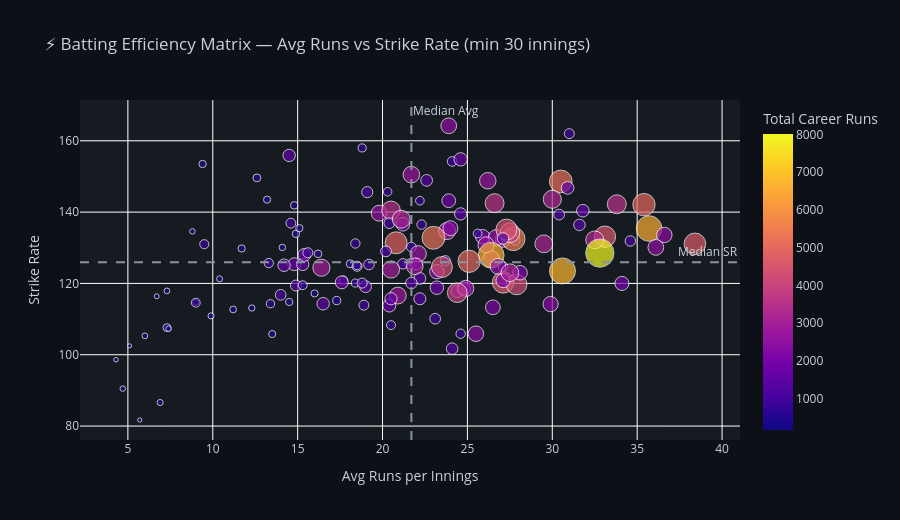

Write notebook code for a chart like this one.
### Code cell
# ═══════════════════════════════════════════════════════════════
# BUSINESS QUESTION 5: Player Efficiency — Hidden Value Players
# ═══════════════════════════════════════════════════════════════

# Batting: Strike Rate vs Total Runs (bubble = consistency = matches played)
batsmen = (
    deliveries[deliveries["batsman_runs"] >= 0]
    .groupby("batter")
    .agg(
        total_runs=("batsman_runs", "sum"),
        balls_faced=("batsman_runs", "count"),
        innings=("match_id", "nunique")
    )
    .reset_index()
)
batsmen["strike_rate"] = (batsmen["total_runs"] / batsmen["balls_faced"] * 100).round(1)
batsmen["avg_runs_per_innings"] = (batsmen["total_runs"] / batsmen["innings"]).round(1)

# Filter: min 30 innings for meaningful stats
batsmen_filtered = batsmen[batsmen["innings"] >= 30].copy()

fig = px.scatter(
    batsmen_filtered,
    x="avg_runs_per_innings", y="strike_rate",
    size="total_runs", color="total_runs",
    hover_name="batter",
    color_continuous_scale="Plasma",
    title="⚡ Batting Efficiency Matrix — Avg Runs vs Strike Rate (min 30 innings)",
    labels={
        "avg_runs_per_innings": "Avg Runs per Innings",
        "strike_rate": "Strike Rate",
        "total_runs": "Total Career Runs"
    }
)
# Add quadrant lines
fig.add_hline(y=batsmen_filtered["strike_rate"].median(), line_dash="dash",
              line_color="#8b949e", annotation_text="Median SR")
fig.add_vline(x=batsmen_filtered["avg_runs_per_innings"].median(), line_dash="dash",
              line_color="#8b949e", annotation_text="Median Avg")
fig.update_layout(
    plot_bgcolor="#161b22", paper_bgcolor="#0d1117",
    font_color="#c9d1d9", height=520
)
fig.write_html("../assets/q5_batting_efficiency.html")
fig.show()

print("\n📌 INSIGHT: Top-right quadrant = elite impact players (high avg + high SR).")
print("   Bottom-right = anchor batters. Top-left = aggressive but inconsistent.")

### Figure 1 — Plotly figure (JSON) as saved in the notebook; plotly's stock layout.template omitted (floating-point values rounded to 4 significant figures; data arrays with more than 128 entries replaced by an {"elided": "..."} marker saying what was removed)
{"data": [{"hovertemplate": "<b>%{hovertext}</b><br><br>Avg Runs per Innings=%{x}<br>Strike Rate=%{y}<br>Total Career Runs=%{marker.color}<extra></extra>", "hovertext": {"elided": "148 str values"}, "legendgroup": "", "marker": {"color": {"elided": "148 int values"}, "coloraxis": "coloraxis", "size": {"elided": "148 int values"}, "sizemode": "area", "sizeref": 20.04, "symbol": "circle"}, "mode": "markers", "name": "", "orientation": "v", "showlegend": false, "type": "scatter", "x": {"elided": "148 float values"}, "xaxis": "x", "y": {"elided": "148 float values"}, "yaxis": "y"}], "layout": {"annotations": [{"showarrow": false, "text": "Median SR", "x": 1, "xanchor": "right", "xref": "x domain", "y": 126.0, "yanchor": "bottom", "yref": "y"}, {"showarrow": false, "text": "Median Avg", "x": 21.7, "xanchor": "left", "xref": "x", "y": 1, "yanchor": "top", "yref": "y domain"}], "coloraxis": {"autocolorscale": false, "colorbar": {"title": {"text": "Total Career Runs"}}, "colorscale": [[0, "#0d0887"], [0.1111, "#46039f"], [0.2222, "#7201a8"], [0.3333, "#9c179e"], [0.4444, "#bd3786"], [0.5556, "#d8576b"], [0.6667, "#ed7953"], [0.7778, "#fb9f3a"], [0.8889, "#fdca26"], [1, "#f0f921"]]}, "font": {"color": "#c9d1d9"}, "height": 520, "legend": {"itemsizing": "constant", "tracegroupgap": 0}, "paper_bgcolor": "#0d1117", "plot_bgcolor": "#161b22", "shapes": [{"line": {"color": "#8b949e", "dash": "dash"}, "type": "line", "x0": 0, "x1": 1, "xref": "x domain", "y0": 126.0, "y1": 126.0, "yref": "y"}, {"line": {"color": "#8b949e", "dash": "dash"}, "type": "line", "x0": 21.7, "x1": 21.7, "xref": "x", "y0": 0, "y1": 1, "yref": "y domain"}], "title": {"text": "⚡ Batting Efficiency Matrix — Avg Runs vs Strike Rate (min 30 innings)"}, "xaxis": {"anchor": "y", "domain": [0, 1], "title": {"text": "Avg Runs per Innings"}}, "yaxis": {"anchor": "x", "domain": [0, 1], "title": {"text": "Strike Rate"}}}}
